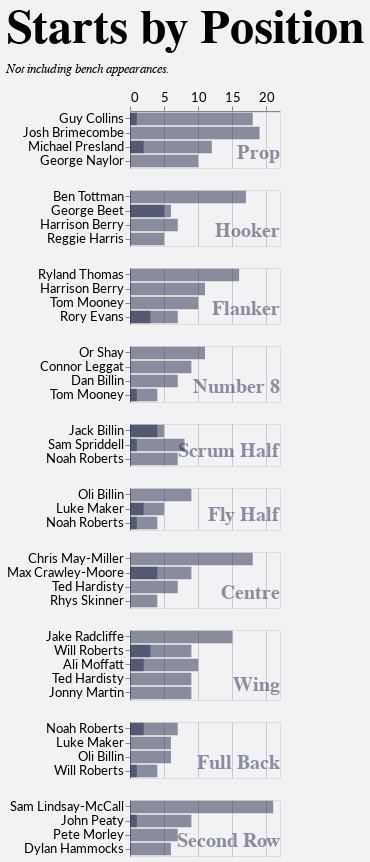

The notebook cell this image was saved under:
### Code cell
def plot_starts_by_position(df=None, file=None):

    facet_selection = alt.param(
        bind=alt.binding_radio(options=["PositionType", "Position", "Position_specific"], name='Facet by'),
        value="Position_specific"
    )

    season_selection = alt.param(
        bind=alt.binding_radio(options=["All", *seasons[::-1]], name="Season"), 
        value="2024/25" 
    )
    squad_selection = alt.param(
        bind=alt.binding_radio(options=["1st", "2nd", "Total"], name="Squad"),
        value="Total"
    )

    position_order = [
        "Forwards", 
        "Prop", 
        "Hooker", 
        "Second Row" 
        "Back Row", "Flanker", "Number 8",
        "Backs",
        "Scrum Half", 
        "Fly Half", 
        "Centre", 
        "Back Three", "Wing", "Full Back" 
    ]

    chart = (
        alt.Chart(df if df is not None else {"name": "df", "url":'https://raw.githubusercontent.com/samnlindsay/egrfc-stats/main/data/players.json',"format":{'type':"json"}})
        .mark_bar(color="#202947")
        .encode(
            x=alt.X('count()', axis=alt.Axis(title=None, orient="top")),
            y=alt.Y('Player:N', sort='-x', title=None),
            facet=alt.Facet(
                'facet_by:N',
                columns=1,
                header=alt.Header(title=None, labelFontSize=20, labelOrient="bottom", labelAngle=0, labelPadding=-5, labelColor="#20294780", labelAnchor="end", labelAlign="right"), 
                spacing=0, 
                sort=position_order,
                align="each"
            ),
            tooltip=[
                "Player:N", 
                alt.Tooltip("facet_by:N", title="Position"),
                alt.Tooltip("count()", title="Starts"), 
                'Rank:Q',
                'N:Q',
                'SeasonApps:Q',
                'SeasonStarts:Q',
                'tiebreaker:Q',
            ],      
            order=alt.Order('count()', sort='descending'),
            opacity=alt.condition(
                '(datum.facet_by == "Back Row" || datum.facet_by == "Back Three") && (datum.Rank <= 3)',
                alt.value(1),
                alt.value(0.5)
            )
        )
        .resolve_scale(y="independent", x="shared")
        .transform_joinaggregate(
            SeasonApps="count()",
            groupby=["Player", "Squad", "Season"]
        )
        .transform_filter("datum.Number <= 15")
        .properties(width=150, height=alt.Step(14), title=alt.Title(text="Starts by Position", subtitle="Not including bench appearances."))
        .add_params(season_selection, squad_selection, facet_selection)
        .transform_calculate(
            # Dynamically assign the value of the selected encoding
            facet_by=f"datum[{facet_selection.name}]"
        )
        .transform_joinaggregate(TotalGames="count()", groupby=["Player", "facet_by"])
        .transform_filter(f"datum.Season == {season_selection.name} | {season_selection.name} == 'All'")
        .transform_filter(f"datum.Squad == {squad_selection.name} | {squad_selection.name} == 'Total'")
        .transform_joinaggregate(Games="count()", groupby=["Player", "facet_by"])
        .transform_joinaggregate(SeasonStarts="count()", groupby=["Player", "Squad", "Season"])
        .transform_calculate(
            tiebreaker="datum.Games + 0.1*datum.SeasonStarts"
        )
        .transform_window(
            Rank="dense_rank(tiebreaker)",
            N="rank(tiebreaker)",
            groupby=["facet_by"],
            sort=[{"field": "tiebreaker", "order": "descending"}]
        )
        .transform_filter(f"datum.Rank <= 5")
    )
    if file:
        chart.save(file, embed_options={'renderer':'svg', 'actions': {'export': True, 'source':False, 'editor':True, 'compiled':False} })
        hack_params_css(file)

    return chart  

plot_starts_by_position(players_df)

### Figure 1 — Vega-Lite specification as saved in the notebook (floating-point values rounded to 4 significant figures; data arrays with more than 128 entries replaced by an {"elided": "..."} marker saying what was removed)
{"config": {"axis": {"labelFont": "Lato, sans-serif", "titleFont": "PT Sans Narrow, Helvetica Neue, Helvetica, Arial, sans-serif", "labelFontSize": 13, "titleFontSize": 24, "gridColor": "#202947", "gridOpacity": 0.2}, "header": {"labelFont": "PT Sans Narrow, Helvetica Neue, Helvetica, Arial, sans-serif", "titleFont": "PT Sans Narrow, Helvetica Neue, Helvetica, Arial, sans-serif", "labelFontSize": 24, "titleFontSize": 28, "labelFontWeight": "bold", "orient": "left"}, "legend": {"labelFont": "Lato, sans-serif", "titleFont": "PT Sans Narrow, Helvetica Neue, Helvetica, Arial, sans-serif", "labelFontSize": 14, "titleFontSize": 16, "titlePadding": 5, "fillColor": "white", "strokeColor": "black", "padding": 10, "titleFontWeight": "lighter", "titleFontStyle": "italic", "titleColor": "gray", "offset": 10}, "title": {"font": "PT Sans Narrow, Helvetica Neue, Helvetica, Arial, sans-serif", "fontSize": 48, "fontWeight": "bold", "anchor": "start", "align": "center", "titlePadding": 20, "subtitlePadding": 10, "subtitleFontSize": 13, "subtitleColor": "", "subtitleFontStyle": "italic", "offset": 15, "color": "black"}, "axisX": {"labelAngle": 0}, "facet": {"title": null, "header": null, "align": {"row": "each", "column": "each"}}, "resolve": {"scale": {"y": "independent", "facet": "independent"}}, "background": "#f2f1f4"}, "data": {"name": "data-c333a89ace682a941669de9557db83e5"}, "mark": {"type": "bar", "color": "#202947"}, "encoding": {"facet": {"align": "each", "columns": 1, "field": "facet_by", "header": {"labelAlign": "right", "labelAnchor": "end", "labelAngle": 0, "labelColor": "#20294780", "labelFontSize": 20, "labelOrient": "bottom", "labelPadding": -5, "title": null}, "sort": ["Forwards", "Prop", "Hooker", "Second RowBack Row", "Flanker", "Number 8", "Backs", "Scrum Half", "Fly Half", "Centre", "Back Three", "Wing", "Full Back"], "spacing": 0, "type": "nominal"}, "opacity": {"condition": {"test": "(datum.facet_by == \"Back Row\" || datum.facet_by == \"Back Three\") && (datum.Rank <= 3)", "value": 1}, "value": 0.5}, "order": {"aggregate": "count", "sort": "descending", "type": "quantitative"}, "tooltip": [{"field": "Player", "type": "nominal"}, {"field": "facet_by", "title": "Position", "type": "nominal"}, {"aggregate": "count", "title": "Starts", "type": "quantitative"}, {"field": "Rank", "type": "quantitative"}, {"field": "N", "type": "quantitative"}, {"field": "SeasonApps", "type": "quantitative"}, {"field": "SeasonStarts", "type": "quantitative"}, {"field": "tiebreaker", "type": "quantitative"}], "x": {"aggregate": "count", "axis": {"orient": "top", "title": null}, "type": "quantitative"}, "y": {"field": "Player", "sort": "-x", "title": null, "type": "nominal"}}, "height": {"step": 14}, "params": [{"name": "param_14", "bind": {"input": "radio", "options": ["All", "2024/25", "2023/24", "2022/23", "2021/22"], "name": "Season"}, "value": "2024/25"}, {"name": "param_15", "bind": {"input": "radio", "options": ["1st", "2nd", "Total"], "name": "Squad"}, "value": "Total"}, {"name": "param_13", "bind": {"input": "radio", "options": ["PositionType", "Position", "Position_specific"], "name": "Facet by"}, "value": "Position_specific"}], "resolve": {"scale": {"x": "shared", "y": "independent"}}, "title": {"text": "Starts by Position", "subtitle": "Not including bench appearances."}, "transform": [{"joinaggregate": [{"op": "count", "as": "SeasonApps"}], "groupby": ["Player", "Squad", "Season"]}, {"filter": "datum.Number <= 15"}, {"calculate": "datum[param_13]", "as": "facet_by"}, {"joinaggregate": [{"op": "count", "as": "TotalGames"}], "groupby": ["Player", "facet_by"]}, {"filter": "datum.Season == param_14 | param_14 == 'All'"}, {"filter": "datum.Squad == param_15 | param_15 == 'Total'"}, {"joinaggregate": [{"op": "count", "as": "Games"}], "groupby": ["Player", "facet_by"]}, {"joinaggregate": [{"op": "count", "as": "SeasonStarts"}], "groupby": ["Player", "Squad", "Season"]}, {"calculate": "datum.Games + 0.1*datum.SeasonStarts", "as": "tiebreaker"}, {"window": [{"op": "dense_rank", "field": "tiebreaker", "as": "Rank"}, {"op": "rank", "field": "tiebreaker", "as": "N"}], "groupby": ["facet_by"], "sort": [{"field": "tiebreaker", "order": "descending"}]}, {"filter": "datum.Rank <= 5"}], "width": 150, "$schema": "https://vega.github.io/schema/vega-lite/v5.20.1.json", "datasets": {"data-c333a89ace682a941669de9557db83e5": {"elided": "3075 records"}}}
